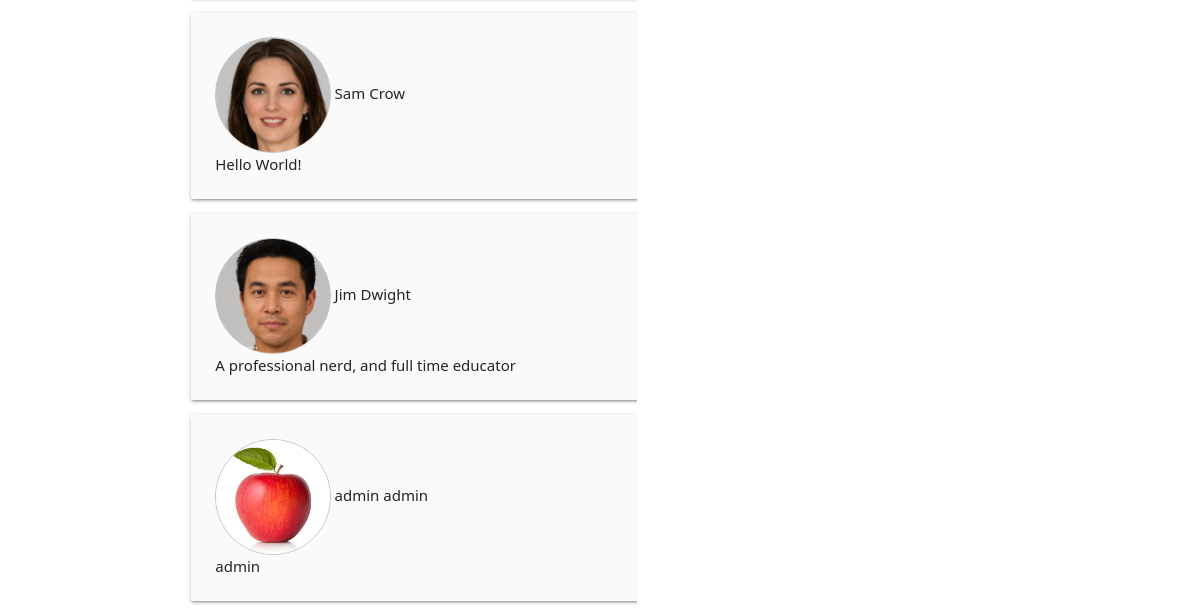
/Tutor (lower part), run on an earlier commit of the app's database.
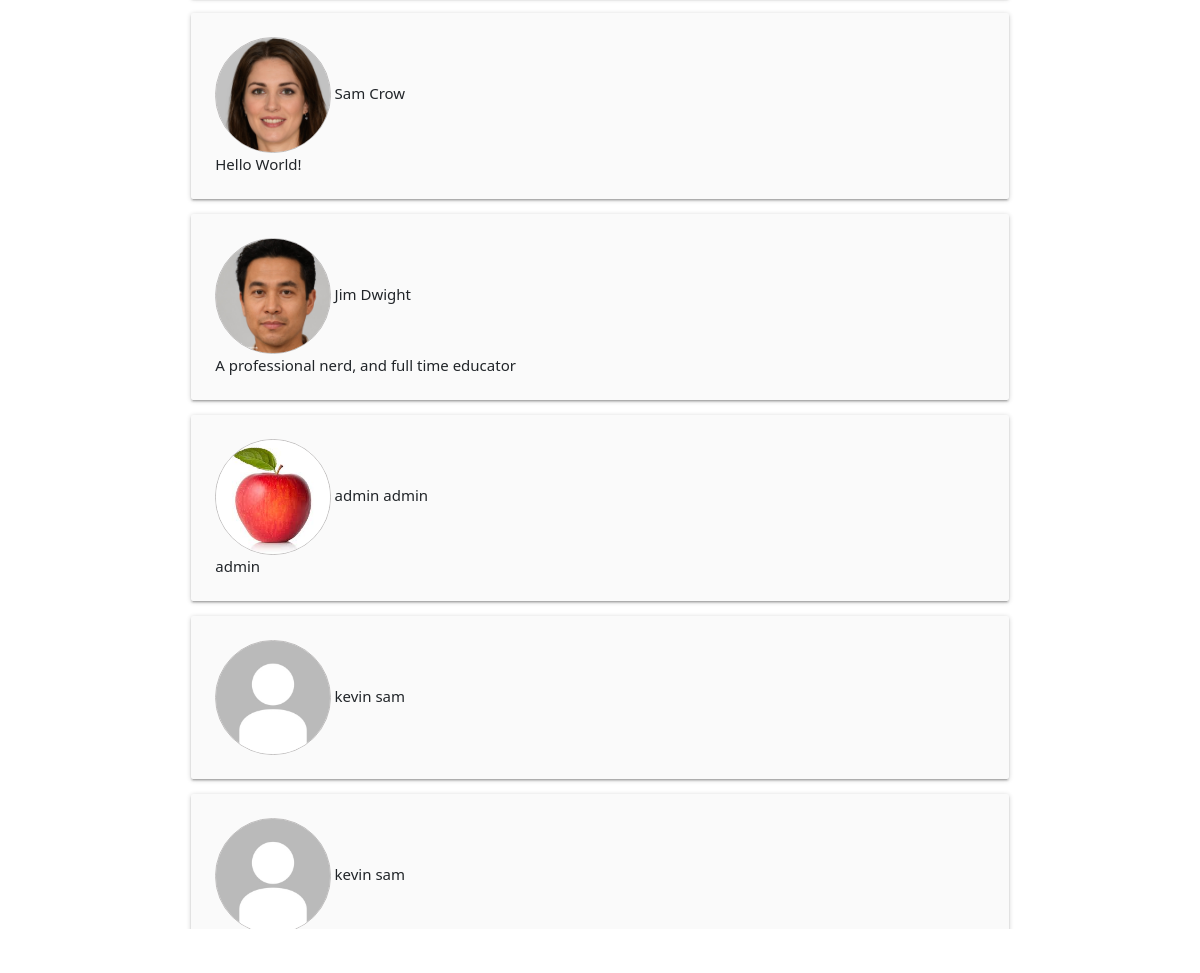
And on a later commit of the database.
### main/models.py (models this page shows, shortened)
class User(AbstractUser):
	email_confirm = models.BooleanField(default=False)

class Profile(models.Model):
	user = models.OneToOneField(User,on_delete = models.CASCADE,default= None)
	pro_pic =  models.ImageField(upload_to = 'profilePics', blank = True, null = True)
	descript = models.CharField(max_length = 50, blank = True)
	intro = models.CharField(max_length = 1000, blank = True)

### main/views.py (the view)
# urls.py: path("Tutor", tutorList.as_view(), name = "Tutor"),
class tutorList(ListView):
	model = User
	template_name = "main/Tutors.html"
	context_object_name = "users"
	def get_context_data(self,**kwargs):
		data = super().get_context_data(**kwargs)
		return data

### main/templates/main/Tutors.html (shortened to what this page needs)
<head>
  <link rel="stylesheet" href="https://cdnjs.cloudflare.com/ajax/libs/materialize/1.0.0/css/materialize.min.css">
  <link href="https://cdn.jsdelivr.net/npm/bootstrap@5.0.0-beta2/dist/css/bootstrap.min.css" rel="stylesheet">
</head>
{%include "main/HeadNav.html" %}
{%load static%}
<div class = "writingSection">
  <div class = "container" >
{% for use in users%}
<div class="col s12 m8 offset-m2 l6 offset-l3">
    <div class="card-panel grey lighten-5 z-depth-1">
      {% if use.profile.pro_pic %}
            <img class="card-img" src="{{ use.profile.pro_pic.url }}">
              {{use.first_name}} {{use.last_name}}
            <br>
              {{use.profile.descript}}
          {% else %}
              <img class="card-img" src="{%static 'media/Default.jpg' %}">
              {{use.first_name}} {{use.last_name}}
            <br>
          {% endif %}
      </div>
    </div>
 {%endfor%}
</div>

### main/templates/main/HeadNav.html (shortened to what this page needs)
{%load static%}
<head>
<link rel="stylesheet" href="https://cdnjs.cloudflare.com/ajax/libs/materialize/1.0.0/css/materialize.min.css">
</head>

### main/templates/main/Tutors.html (style rules this page uses)
.col { position:relative; top:6%; }
.card-img { max-width:15%; max-height:25%; border-radius:50%; border:1.5px solid #c0bebe; }

What changed in the data, as far as the page shows it:
added User: first_name "kevin", last_name "sam"
added User: first_name "kevin", last_name "sam"
